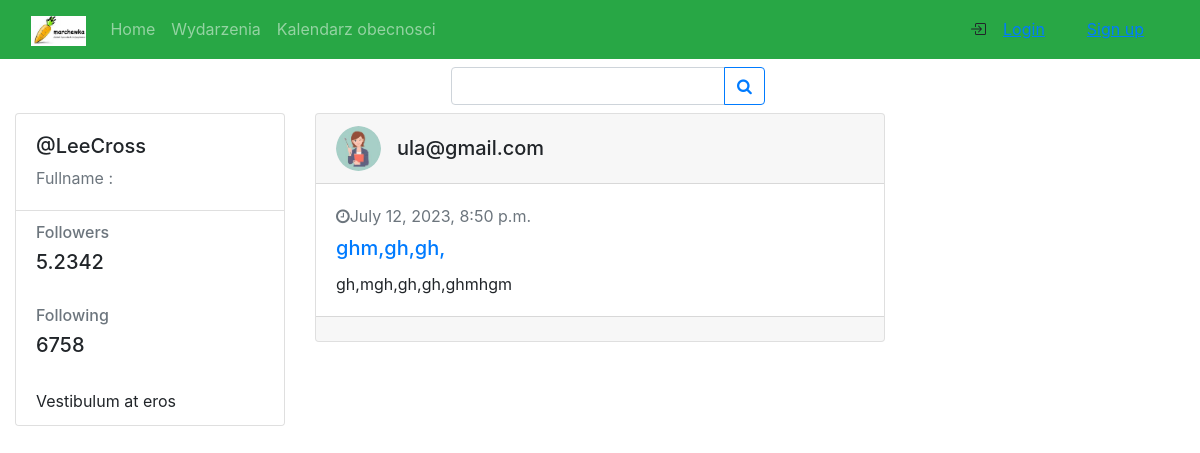
/wydarzenie/szczegoly/9/, run on the app's committed database.
### blog/models.py (models this page shows, shortened)
class Post(models.Model):
    title = models.CharField(max_length=128)
    author = models.ForeignKey(User, on_delete=models.CASCADE)
    image = models.ImageField(null=True, upload_to='events_foto')
    date_posted = models.DateTimeField(default=timezone.now)
    content = models.TextField()
    group = models.ManyToManyField(Groups)
    director = models.ManyToManyField(Director)

### accounts/models.py (models this page shows)
class User(AbstractBaseUser, PermissionsMixin):
    email = models.EmailField(db_index=True, unique=True, max_length=254)
    is_staff = models.BooleanField(default=False)
    is_active = models.BooleanField(default=True)
    is_superuser = models.BooleanField(default=False)
    objects = CustomUserManager()
    USERNAME_FIELD = 'email'
    REQUIRED_FIELDS = []
    class Meta:
        verbose_name = 'User'
        verbose_name_plural = 'Users'

### blog/views.py (the view)
# urls.py: path("wydarzenie/szczegoly/<int:pk>/", views.PostDetailView.as_view(), name='post_detail_view'),
class PostDetailView(DetailView):
    model = Post
    template_name = 'post_detail.html'
    context_object_name = 'post'

### blog/templates/post_detail.html (shortened to what this page needs)
{% extends "base.html" %}
{% load static %}
{% block content %}
  <link href="//maxcdn.bootstrapcdn.com/bootstrap/4.1.1/css/bootstrap.min.css" rel="stylesheet" id="bootstrap-css">
    <link href="https://stackpath.bootstrapcdn.com/font-awesome/4.7.0/css/font-awesome.min.css" rel="stylesheet"
>
   <nav class="navbar  navbar-expand navbar-light  bg-white">
        <div class="collapse navbar-collapse" id="navbarcollapse">
            <ul class="navbar-nav justify-content-between w-100">
                <li><a href="#" class="navbar-brand">{{ user.email }}</a></li>
                <li>
                  <form class="form-inline">
                        <div class="input-group">
                            <input type="text" class="form-control" aria-label="Recipient's username"
                                   aria-describedby="button-addon2">
                            <div class="input-group-append">
                                <button class="btn btn-outline-primary" type="button" id="button-addon2">
                                    <i class="fa fa-search"></i>
                                </button>
                            </div>
                        </div>
                    </form>
                </li>
            </ul>
        </div>
    </nav>
    <div class="container-fluid gedf-wrapper">
        <div class="row">
            <div class="col-md-3">
                <div class="card">
                    <div class="card-body">
                        <div class="h5">@LeeCross</div>
                        <div class="h7 text-muted">Fullname :{{ user.first_name }} {{ user.last_name }}</div>
                    </div>
                    <ul class="list-group list-group-flush">
                        <li class="list-group-item">
                            <div class="h6 text-muted">Followers</div>
                            <div class="h5">5.2342</div>
                        </li>
                        <li class="list-group-item">
                            <div class="h6 text-muted">Following</div>
                            <div class="h5">6758</div>
                        </li>
                        <li class="list-group-item">Vestibulum at eros</li>
                    </ul>
                </div>
            </div>
            <div class="col-md-6 gedf-main">
                    <div class="card gedf-card mb-5">
                        <div class="card-header">
                            <div class="d-flex justify-content-between align-items-center">
                                <div class="d-flex justify-content-between align-items-center">
                                    <div class="mr-2">
                                        <img class="rounded-circle" width="45" src="/media/events_foto/teacher_women.jpeg" alt="">
                                    </div>
                                    <div class="ml-2">
                                        <div class="h5 m-0">{{ post.author }}</div>
                                    </div>
                                </div>
                            </div>
                        </div>
                        <div class="card-body">
                            <div class="text-muted h7 mb-2"><i class="fa fa-clock-o"></i>{{ post.date_posted }}</div>
                            <a class="card-link" href="#">
                                <h5 class="card-title">{{ post.title }}</h5>
                            </a>
                            <p class="card-text">
                                {{ post.content }}
                            </p>
                        </div>
                        <div class="card-footer">
                        </div>
                    </div>
            </div>
        </div>
    </div>
{% endblock %}

### blog/templates/base.html (shortened to what this page needs)
{% load static %}
{% load bootstrap_icons %}
<!DOCTYPE html>
<html lang="en">
<head>
    <link href="https://cdn.jsdelivr.net/npm/bootstrap@5.3.0/dist/css/bootstrap.min.css" rel="stylesheet"
>
    <link rel="stylesheet" href="{% static 'bootstrap_icons/css/bootstrap_icons.css' %}">
</head>
<body>
<nav class="navbar navbar-expand-lg navbar-dark bg-success sticky-top">
    <div class="container-fluid">
        <div class="collapse navbar-collapse" id="navbarSupportedContent">
            <a class="navbar-brand mt-2 mt-lg-0" href="#">
                <img
                        src="{% static 'marchewk.jpeg' %}"
                        height="30"
                        alt="Logo"
                        loading="lazy"
                        style="margin-top: 2px;"
                />
            </a>
            <ul class="navbar-nav me-auto mb-2 mb-lg-0">
                <li class="nav-item">
                    <a class="nav-link" href="{% url 'home_page' %}">Home</a>
                </li>
                <li class="nav-item">
                    <a class="nav-link" href="{% url 'post_list_view' %}">Wydarzenia</a>
                </li>
                <li class="nav-item">
                    <a class="nav-link" href="#">Kalendarz obecnosci</a>
                </li>
            </ul>
        </div>
        {% if user.is_authenticated %}
            <ul class="navbar-nav d-flex flex-row me-1">
                <li class="nav-item me-3 me-lg-0">
                    <a class="nav-link text-white" href="#"><i class="fas fa-envelope mx-1"></i> Contact</a>
                </li>
                <li class="nav-item me-3 me-lg-0">
                    <a class="nav-link text-white" href="#">
                        <svg xmlns="http://www.w3.org/2000/svg" width="16" height="16" fill="currentColor"
                             class="bi bi-gear-fill" viewBox="0 0 16 16">
                            <path d="M9.405 1.05c-.413-1.4-2.397-1.4-2.81 0l-.1.34a1.464 1.464 0 0 1-2.105.872l-.31-.17c-1.283-.698-2.686.705-1.987 1.987l.169.311c.446.82.023 1.841-.872 2.105l-.34.1c-1.4.413-1.4 2.397 0 2.81l.34.1a1.464 1.464 0 0 1 .872 2.105l-.17.31c-.698 1.283.705 2.686 1.987 1.987l.311-.169a1.464 1.464 0 0 1 2.105.872l.1.34c.413 1.4 2.397 1.4 2.81 0l.1-.34a1.464 1.464 0 0 1 2.105-.872l.31.17c1.283.698 2.686-.705 1.987-1.987l-.169-.311a1.464 1.464 0 0 1 .872-2.105l.34-.1c1.4-.413 1.4-2.397 0-2.81l-.34-.1a1.464 1.464 0 0 1-.872-2.105l.17-.31c.698-1.283-.705-2.686-1.987-1.987l-.311.169a1.464 1.464 0 0 1-2.105-.872l-.1-.34zM8 10.93a2.929 2.929 0 1 1 0-5.86 2.929 2.929 0 0 1 0 5.858z"/>
                        </svg>
                        <i class="bi bi-gear-fill"></i> Settings</a>
                </li>
                <li class="nav-item dropdown">
                    <a class="nav-link dropdown-toggle text-white" href="#" id="navbarDropdown" role="button"
                       data-bs-toggle="dropdown" aria-expanded="false">
                        <svg xmlns="http://www.w3.org/2000/svg" width="16" height="16" fill="currentColor"
                             class="bi bi-person-circle" viewBox="0 0 16 16">
                            <path d="M11 6a3 3 0 1 1-6 0 3 3 0 0 1 6 0z"/>
                            <path fill-rule="evenodd"
                                  d="M0 8a8 8 0 1 1 16 0A8 8 0 0 1 0 8zm8-7a7 7 0 0 0-5.468 11.37C3.242 11.226 4.805 10 8 10s4.757 1.225 5.468 2.37A7 7 0 0 0 8 1z"/>
                        </svg>
                        <i class="bi bi-person-circle"></i>
                        Profile </a>
                    <ul class="dropdown-menu dropdown-menu-end" aria-labelledby="navbarDropdown">
                        {% if perms.director.is_director %}
                            <li>
                                <a class="dropdown-item" href="{% url 'director_profile' %}">My profile</a>
                            </li>
                        {% elif perms.parent.is_parent %}
                            <li>
                                <a class="dropdown-item" href="{% url 'parent_profile' %}">My profile</a>
                            </li>
                        {% endif %}
                        <li>
                            <a class="dropdown-item" href="{% url 'logout' %}">Logout<i
                                    class="bi bi-box-arrow-right"></i>
                                <svg xmlns="http://www.w3.org/2000/svg" width="16" height="16" fill="currentColor"
                                     class="bi bi-box-arrow-right" viewBox="0 0 16 16">
                                    <path fill-rule="evenodd"
                                          d="M10 12.5a.5.5 0 0 1-.5.5h-8a.5.5 0 0 1-.5-.5v-9a.5.5 0 0 1 .5-.5h8a.5.5 0 0 1 .5.5v2a.5.5 0 0 0 1 0v-2A1.5 1.5 0 0 0 9.5 2h-8A1.5 1.5 0 0 0 0 3.5v9A1.5 1.5 0 0 0 1.5 14h8a1.5 1.5 0 0 0 1.5-1.5v-2a.5.5 0 0 0-1 0v2z"/>
                                    <path fill-rule="evenodd"
                                          d="M15.854 8.354a.5.5 0 0 0 0-.708l-3-3a.5.5 0 0 0-.708.708L14.293 7.5H5.5a.5.5 0 0 0 0 1h8.793l-2.147 2.146a.5.5 0 0 0 .708.708l3-3z"/>
                                </svg>
                            </a>
                        </li>
                    </ul>
                </li>
            </ul>
        {% else %}
            <div class="d-flex align-items-center">
                <button type="button" class="btn btn-link px-3 me-2" onclick="location.href={% url 'login' %}">
                </button>
                <button type="button" class="btn btn-link px-3 me-2" onclick="location.href={% url 'register' %}">
                </button>
            </div>
        {% endif %}
    </div>
</nav>
{% block content %}
{% endblock %}
</body>
</html>

### data on the page
Post: author "ula@gmail.com", date_posted "July 12, 2023, 8:50 p.m.", title "ghm,gh,gh,", content "gh,mgh,gh,gh,ghmhgm"
